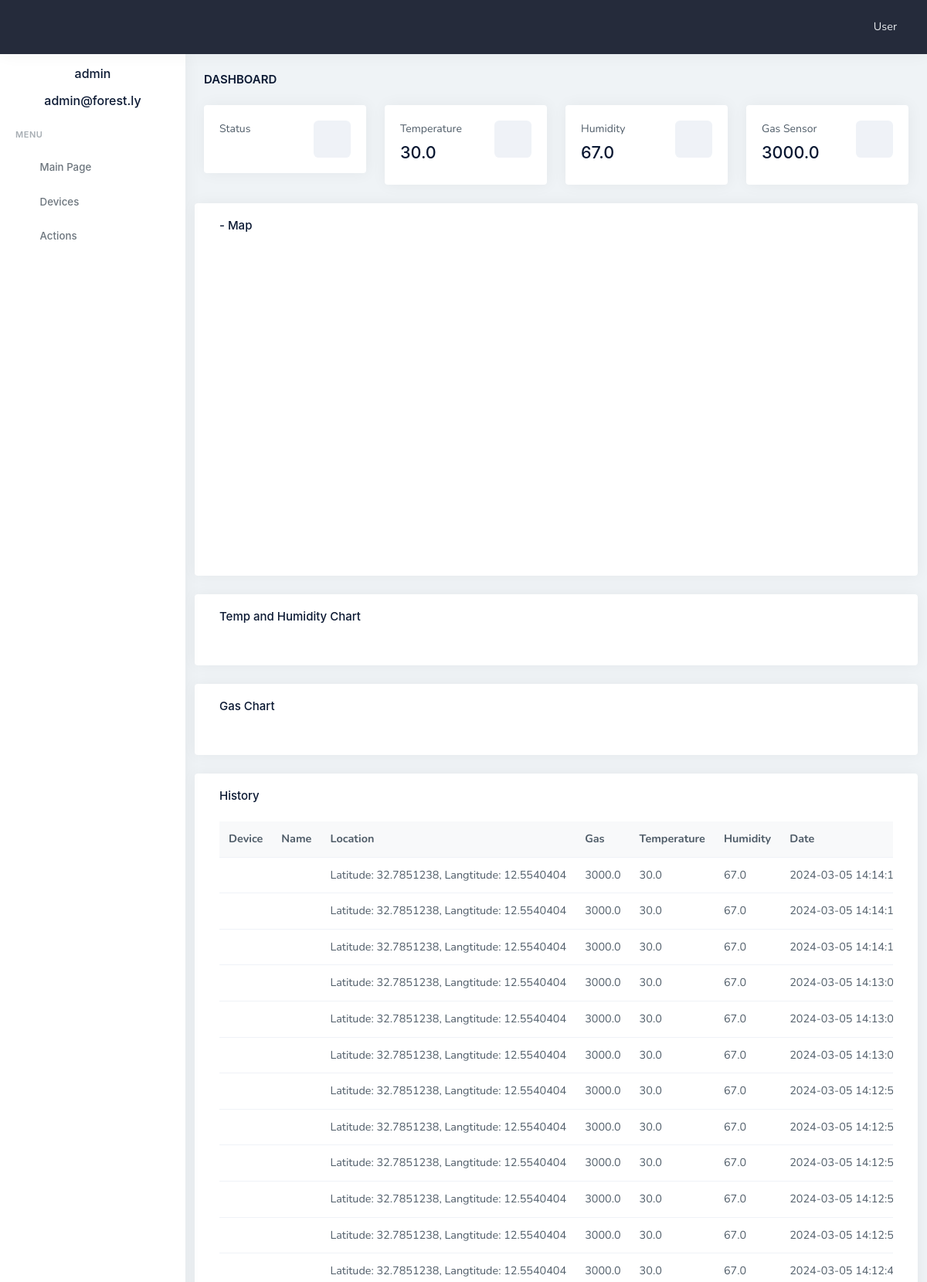
Page /device/2 (signed in, upper part) on the committed database.
### app/models.py (models this page shows, shortened)
class User(UserMixin, db.Model):
    id: so.Mapped[int] = so.mapped_column(primary_key=True)
    username: so.Mapped[str] = so.mapped_column(sa.String(64), index=True, unique=True)
    email: so.Mapped[str] = so.mapped_column(sa.String(120), index=True, unique=True)
    password_hash: so.Mapped[Optional[str]] = so.mapped_column(sa.String(256))
    posts: so.WriteOnlyMapped['Post'] = so.relationship(
        back_populates='author'
    )

class History(db.Model):
    id: so.Mapped[int] = so.mapped_column(primary_key=True)
    lat: so.Mapped[float] = so.mapped_column(sa.Float())
    lng: so.Mapped[float] = so.mapped_column(sa.Float())
    gas: so.Mapped[float] = so.mapped_column(sa.Float())
    temperature: so.Mapped[float] = so.mapped_column(sa.Float())
    humidity: so.Mapped[float] = so.mapped_column(sa.Float())
    timestamp: so.Mapped[datetime] = so.mapped_column(
        index=True, default=lambda: datetime.now(timezone.utc)
    )
    thing_id: so.Mapped[int] = so.mapped_column(sa.ForeignKey(Thing.id), index=True)
    thing: so.Mapped[Thing] = so.relationship(back_populates='histories')

### app/routes.py (the view)
@app.route('/device/<id>', methods=['GET'])
@login_required
def device(id):
    username = current_user.username
    email = current_user.email
    device = db.session.get(Thing, id)
    history_query = sa.select(History).order_by(History.timestamp.desc()).limit(100)
    histories_1 = db.session.scalars(history_query).all()
    last_update_temp = histories_1[0].temperature
    last_update_hum = histories_1[0].humidity
    last_update_gas = histories_1[0].gas
    last_update_lat = histories_1[0].lat
    last_update_lng = histories_1[0].lng
    return render_template('device.html',
                           temp = last_update_temp,
                           hum = last_update_hum,
                           gas = last_update_gas,
                           lat = last_update_lat,
                           lng = last_update_lng,
                           device=device, histories=histories_1, username=username, email=email)

### app/models.py (called while the page is built)
@login.user_loader
def load_user(id):
    return db.session.get(User, int(id))

### app/templates/device.html (shortened to what this page needs)
{% extends "base.html" %}
{% block content %}
<div class="page-content">
    <div class="container-fluid">
        <div class="row">
            <div class="col-12">
                <div class="page-title-box d-sm-flex align-items-center justify-content-between">
                    <h4 class="mb-sm-0">Dashboard</h4>
                </div>
            </div>
        </div>
        <div class="row">
            <div class="col-xl-3 col-md-6">
                <div class="card">
                    <div class="card-body">
                        <div class="d-flex">
                            <div class="flex-grow-1">
                                <p class="text-truncate font-size-14 mb-2">Status</p>
                            </div>
                            <div class="avatar-sm">
                                <span class="avatar-title bg-light text-primary rounded-3">
                                    <i class="ri-router-fill font-size-24"></i>
                                </span>
                            </div>
                        </div>
                    </div>
                </div>
            </div>
            <div class="col-xl-3 col-md-6">
                <div class="card">
                    <div class="card-body">
                        <div class="d-flex">
                            <div class="flex-grow-1">
                                <p class="text-truncate font-size-14 mb-2">Temperature</p>
                                <h4 id="temperature_value" class="mb-2">{{ temp }}</h4>
                            </div>
                            <div class="avatar-sm">
                                <span class="avatar-title bg-light text-primary rounded-3">
                                    <i class="fas fa-thermometer-half font-size-24"></i>
                                </span>
                            </div>
                        </div>
                    </div>
                </div>
            </div>
            <div class="col-xl-3 col-md-6">
                <div class="card">
                    <div class="card-body">
                        <div class="d-flex">
                            <div class="flex-grow-1">
                                <p class="text-truncate font-size-14 mb-2">Humidity</p>
                                <h4 id="humidity_value" class="mb-2">{{ hum }}</h4>
                            </div>
                            <div class="avatar-sm">
                                <span class="avatar-title bg-light text-primary rounded-3">
                                    <i class="fas fa-water font-size-24"></i>
                                </span>
                            </div>
                        </div>
                    </div>
                </div>
            </div>
            <div class="col-xl-3 col-md-6">
                <div class="card">
                    <div class="card-body">
                        <div class="d-flex">
                            <div class="flex-grow-1">
                                <p class="text-truncate font-size-14 mb-2">Gas Sensor</p>
                                <h4 id="gas_value" class="mb-2">{{ gas }}</h4>
                            </div>
                            <div class="avatar-sm">
                                <span class="avatar-title bg-light text-primary rounded-3">
                                    <i class="fas fa-tachometer-alt font-size-24"></i>
                                </span>
                            </div>
                        </div>
                    </div>
                </div>
            </div>
        </div>
        <div class="row">
            <div class="card">
                <div class="card-body pb0">
                    <h4 class="card-title mb-4">{{ device.name }} - Map</h4>
                    <div id="map"></div>
                </div>
            </div>
        </div>
        <div class="row">
            <div class="card">
                <div class="card-body">
                    <h4 class="card-title mb-4">Temp and Humidity Chart</h4>
                    <div id="history_chart" class="apex-charts" dir="ltr"></div>
                </div>
            </div>
        </div>
        <div class="row">
            <div class="card">
                <div class="card-body">
                    <h4 class="card-title mb-4">Gas Chart</h4>
                    <div id="gas_chart" class="apex-charts" dir="ltr"></div>
                </div>
            </div>
        </div>
        <div class="row">
            <div class="card">
                <div class="card-body">
                    <div class="dropdown float-end">
                        <a href="#" class="dropdown-toggle arrow-none card-drop" data-bs-toggle="dropdown"
                            aria-expanded="false">
                            <i class="mdi mdi-dots-vertical"></i>
                        </a>
                    </div>
                    <h4 class="card-title mb-4">History</h4>
                    <div class="table-responsive">
                        <table class="table table-centered mb-0 align-middle table-hover table-nowrap">
                            <thead class="table-light">
                                <tr>
                                    <th>Device</th>
                                    <th>Name</th>
                                    <th>Location</th>
                                    <th>Gas</th>
                                    <th>Temperature</th>
                                    <th>Humidity</th>
                                    <th>Date</th>
                                </tr>
                            </thead>
                            <tbody>
                                {% if histories %}
                                {% for history in histories %}
                                <tr>
                                    <td>
                                    </td>
                                    <td>{{ device.name }}</td>
                                    <td>Latitude: {{ history.lat }}, Langtitude: {{ history.lng }}</td>
                                    <td>
                                        {{ history.gas }}
                                    </td>
                                    <td>
                                        {{ history.temperature }}
                                    </td>
                                    <td>
                                        {{ history.humidity }}
                                    </td>
                                    <td>
                                        {{ history.timestamp }}
                                    </td>
                                </tr>
                                {% endfor %}
                                {% endif %}
                            </tbody>
                        </table>
                    </div>
                </div>
            </div>
        </div>
    </div>
</div>
{% endblock %}

### app/templates/base.html (shortened to what this page needs)
<!doctype html>
<html lang="en">
<head>
    <link href="{{ url_for('static', filename='assets/libs/admin-resources/jquery.vectormap/jquery-jvectormap-1.2.2.css') }}" rel="stylesheet"
        type="text/css" />
    <link href="{{ url_for('static', filename='assets/libs/datatables.net-bs4/css/dataTables.bootstrap4.min.css') }}" rel="stylesheet" type="text/css" />
    <link href="{{ url_for('static', filename='assets/libs/datatables.net-responsive-bs4/css/responsive.bootstrap4.min.css') }}" rel="stylesheet"
        type="text/css" />
    <link href="{{ url_for('static', filename='assets/css/bootstrap.min.css') }} " id="bootstrap-style" rel="stylesheet" type="text/css" />
    <link href="{{ url_for('static', filename='assets/css/icons.min.css') }} " rel="stylesheet" type="text/css" />
    <link href="{{ url_for('static', filename='assets/css/app.min.css') }} " id="app-style" rel="stylesheet" type="text/css" />
    <link href="{{ url_for('static', filename='assets/css/leaflet.css') }} " rel="stylesheet" type="text/css" />
</head>
<body data-topbar="dark">
    <div id="layout-wrapper">
        <header id="page-topbar">
            <div class="navbar-header">
                <div class="d-flex">
                    <div class="navbar-brand-box">
                    </div>
                    <button type="button" class="btn btn-sm px-3 font-size-24 header-item waves-effect"
                        id="vertical-menu-btn">
                        <i class="ri-menu-2-line align-middle"></i>
                    </button>
                </div>
                <div class="d-flex">
                    <div class="dropdown d-inline-block user-dropdown">
                        <button type="button" class="btn header-item waves-effect" id="page-header-user-dropdown"
                            data-bs-toggle="dropdown" aria-haspopup="true" aria-expanded="false">
                            <span class="d-none d-xl-inline-block ms-1">User</span>
                            <i class="mdi mdi-chevron-down d-none d-xl-inline-block"></i>
                        </button>
                    </div>
                </div>
            </div>
        </header>
        <div class="vertical-menu">
            <div data-simplebar class="h-100">
                <div class="user-profile text-center mt-3">
                    <div class="mt-3">
                        <h4 class="font-size-16 mb-1">{{ username }}</h4>
                    </div>
                    <div class="mt-3">
                        <h5 class="font-size-16 mb-1">{{ email }}</h5>
                    </div>
                </div>
                <div id="sidebar-menu">
                    <ul class="metismenu list-unstyled" id="side-menu">
                        <li class="menu-title">Menu</li>
                        <li>
                            <a href="{{ url_for('index') }}" class="waves-effect">
                                <i class="ri-dashboard-line"></i>
                                <span>Main Page</span>
                            </a>
                        </li>
                        <li class="">
                            <a href="{{ url_for('devices') }}" class="waves-effect">
                                <i class="mdi mdi-memory"></i>
                                <span>Devices</span>
                            </a>
                        </li>
                        <li class="">
                            <a href="{{ url_for('actions') }}" class="waves-effect">
                                <i class="ri-git-merge-fill"></i>
                                <span>Actions</span>
                            </a>
                        </li>
                    </ul>
                </div>
            </div>
        </div>
        <div class="main-content">
            {% block content %}{% endblock %}
        </div>
    </div>
    <link rel="stylesheet" type="text/css" href="{{ url_for('static', filename='assets/libs/toastr/build/toastr.min.css') }}">
</body>
</html>

### app/templates/base.html (style rules this page uses)
#map { height: 400px; }

### rows in the picture
User: username "admin", email "admin@forest.ly"
History: temperature "30.0", humidity "67.0", gas "3000.0", lat "32.7851238", lng "12.5540404", timestamp "2024-03-05…"
History: lat "32.7851238", lng "12.5540404", gas "3000.0", temperature "30.0", humidity "67.0", timestamp "2024-03-05…"
History: lat "32.7851238", lng "12.5540404", gas "3000.0", temperature "30.0", humidity "67.0", timestamp "2024-03-05…"
History: lat "32.7851238", lng "12.5540404", gas "3000.0", temperature "30.0", humidity "67.0", timestamp "2024-03-05…"
History: lat "32.7851238", lng "12.5540404", gas "3000.0", temperature "30.0", humidity "67.0", timestamp "2024-03-05…"
History: lat "32.7851238", lng "12.5540404", gas "3000.0", temperature "30.0", humidity "67.0", timestamp "2024-03-05…"
History: lat "32.7851238", lng "12.5540404", gas "3000.0", temperature "30.0", humidity "67.0", timestamp "2024-03-05…"
History: lat "32.7851238", lng "12.5540404", gas "3000.0", temperature "30.0", humidity "67.0", timestamp "2024-03-05…"
History: lat "32.7851238", lng "12.5540404", gas "3000.0", temperature "30.0", humidity "67.0", timestamp "2024-03-05…"
History: lat "32.7851238", lng "12.5540404", gas "3000.0", temperature "30.0", humidity "67.0", timestamp "2024-03-05…"
History: lat "32.7851238", lng "12.5540404", gas "3000.0", temperature "30.0", humidity "67.0", timestamp "2024-03-05…"
History: lat "32.7851238", lng "12.5540404", gas "3000.0", temperature "30.0", humidity "67.0", timestamp "2024-03-05…"
